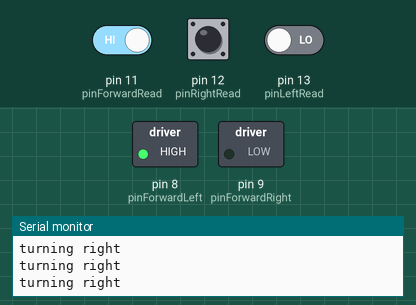
This sketch was run on a simulated Arduino Uno, built with avr-gcc and run on an emulated ATmega328P. Parts: switched loads named in the sketch (green lamp = pin HIGH), the last lines printed to the serial monitor. The inputs (shaded band) are chosen by the test bench; at power-on: pin 11 (pinForwardRead) HIGH, pin 12 (pinRightRead) LOW, pin 13 (pinLeftRead) LOW.

Above: at 1.2 s.
1.3 s: pin 11 (pinForwardRead) driven LOW
At 2.3 s:
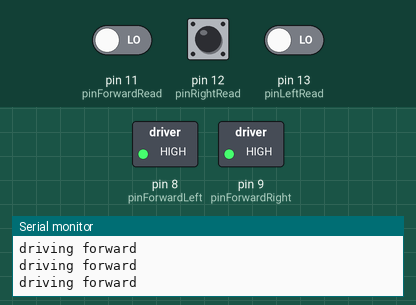
2.8 s: pin 11 (pinForwardRead) driven HIGH
5.8 s: pin 12 (pinRightRead) pulled HIGH for 0.15 s
8.9 s: pin 12 (pinRightRead) pulled HIGH for 0.15 s
12.0 s: pin 12 (pinRightRead) pulled HIGH for 1 s
16.0 s: pin 12 (pinRightRead) driven HIGH and pin 13 (pinLeftRead) driven HIGH
At 16.8 s:
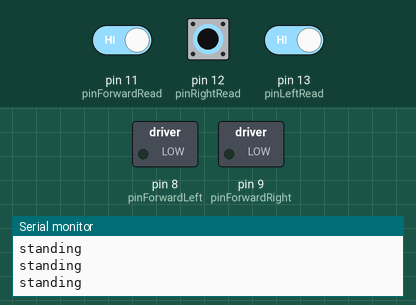
Timing chart, 0 to 18.5 s (numbered marks = the images above; inputs shaded):
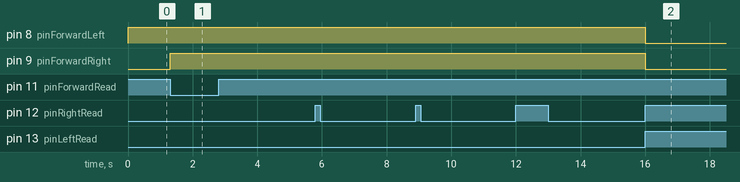

The sketch:

motorDriver1.0.ino
```cpp
//output Pins for the motors
int pinForwardRight = 9;
int pinForwardLeft = 8;

//read pins for the controls
int pinForwardRead = 11;
int pinRightRead = 12;
int pinLeftRead = 13;

void setup() {
  //initialising of the ouput Pins
  pinMode(pinForwardRight, OUTPUT);
  pinMode(pinForwardLeft, OUTPUT);

  //initialising the reading Pins
  pinMode(pinForwardRead, INPUT);
  pinMode(pinRightRead, INPUT);
  pinMode(pinLeftRead, INPUT);

  Serial.begin(9600);

}

void loop() {


  //checks if any buttons were pressed
  if(digitalRead(pinForwardRead) == 0) {
    //checking wether to go forward
    analogWrite(pinForwardRight, 255);
    analogWrite(pinForwardLeft, 255);
    Serial.println("driving forward");
  } else if(digitalRead(pinRightRead) == 0) {
    //checking wether to turn right
    analogWrite(pinForwardLeft, 255);
    Serial.println("turning right");
  } else if(digitalRead(pinLeftRead) == 0) {
    //checking wether to turn left
    analogWrite(pinForwardRight, 255);
    Serial.println("turnin left");
  //} else if(analogRead(pinBackwardRead) < 1000) {
    //checking wether to go backwards
    //analogWrite(pinBackwardRight, 255);
    //analogWrite(pinBackwardLeft, 255);
  } else {
    //otherwise stand still
    analogWrite(pinForwardRight, 0);
    analogWrite(pinForwardLeft, 0);
    Serial.println("standing");
  }

/*
  Serial.println("12:");
  Serial.println(digitalRead(12));
  Serial.println("13:");
  Serial.println(digitalRead(13));
  Serial.println("11:");
  Serial.println(digitalRead(11));

  delay(500);
*/

}
```

Measured:
- after the input at 1.3 s, pin 9 (pinForwardRight): LOW → HIGH at once
- after the input at 16.0 s, pin 8 (pinForwardLeft), pin 9 (pinForwardRight): HIGH → LOW at once
